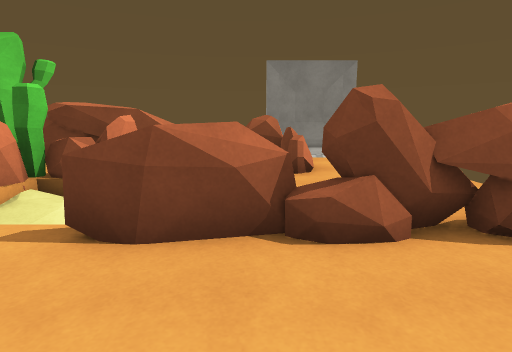
[1] (above)

12 first-person views from a walk through a 3-D level made in the Unity game engine. The camera is 1.2 m above the floor, tilts 10° down and sees 80° across. The floor is counted in squares, 1 m on a side. Each view is taken from the middle of a square. On the plan, view 1 faces up. The plan holds only what a view shows up to about 13 squares ahead; the rest is blank. The place goes on beyond the plan. Some surface patterns are stand-ins.

[2]
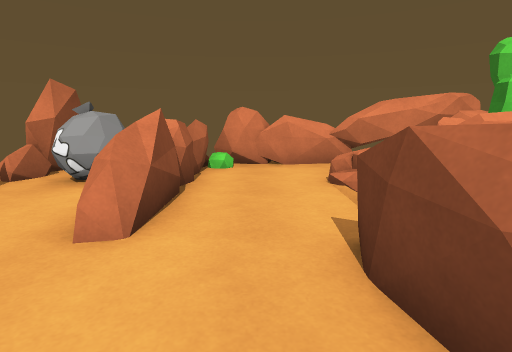

[3]
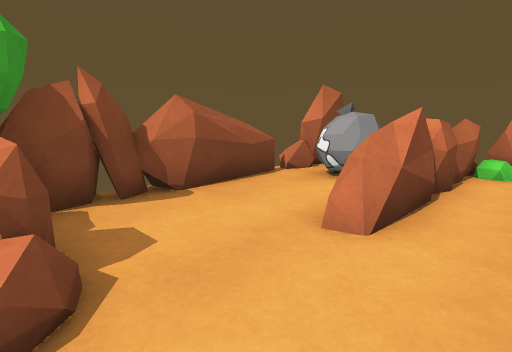

[4]
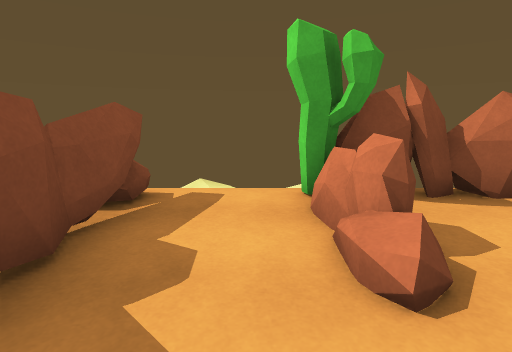

[5]
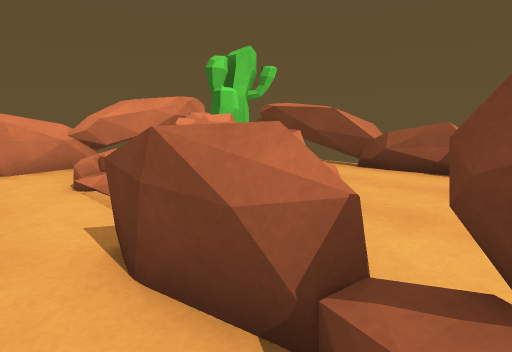

[6]
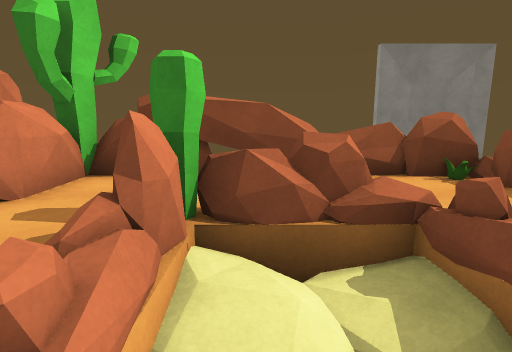

[7]
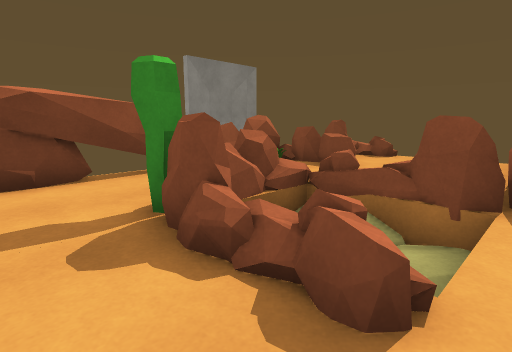

[8]
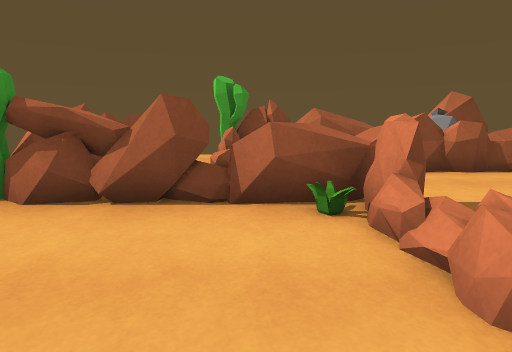

[9]
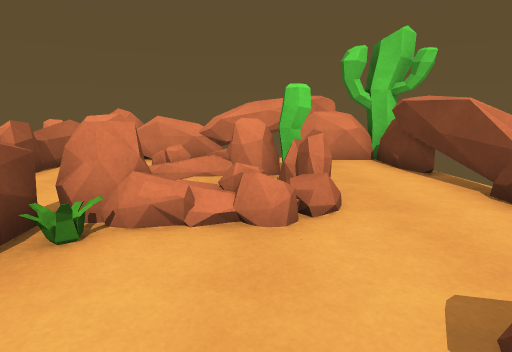

[10]
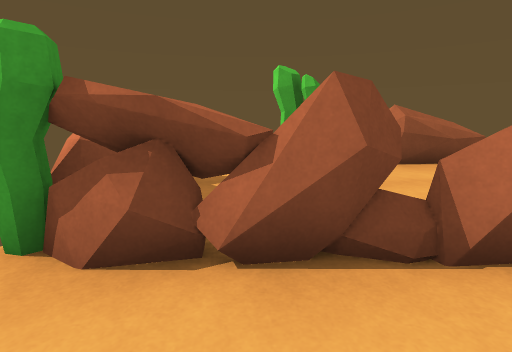

[11]
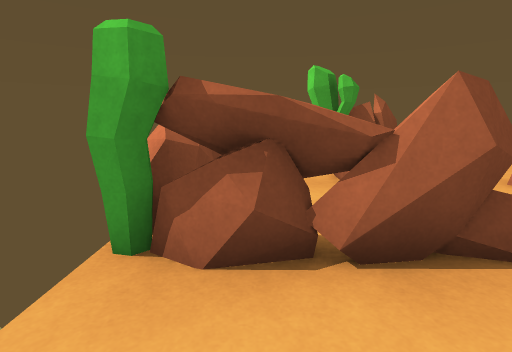

[12]
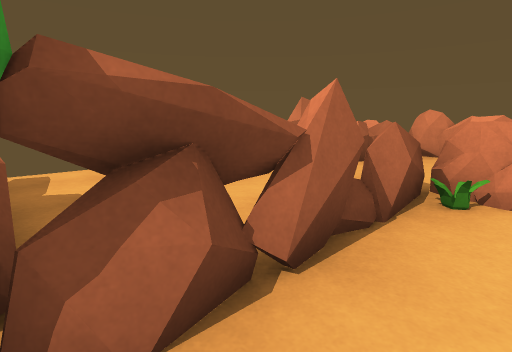

### Floor plan
Key: @ floor where view 1 was taken; # wall or solid block; x gap in a wall; . main floor; : floor 0.25 m higher than the main floor; - floor 0.25 m lower than the main floor; / step, stairs or slope; = window, fence, low wall or low ledge; v drop or lower ground; O other object.
Columns run from 8 left of view 1 to 4 right of it. Each row starts with its distance up from view 1.
 10 ######==##. x
  9 #........=. x
  8 #........=..O
  7 #..O==:..=...
  6 #..#-vv......
  5 #..O  v......
  4 #..v  =/...=.
  3 #.....==####O
  2 #...........#
  1 #=.##=......#
  0 =#=##==.@O..#
 -1 = OO.....=..#
 -2   OO.....#..#
 -3 ###=#####O..
 -4          O

Positions as (right, up) in squares from view 1, and headings:
1: (0, 0), facing up
2: (1, 2), facing left
3: (1, 2), facing down-left
4: (2, 2), facing down
5: (1, 2), facing up-left
6: (-4, 3), facing up
7: (-7, 3), facing up-right
8: (0, 8), facing down
9: (2, 6), facing left
10: (2, 6), facing down
11: (3, 6), facing down
12: (4, 5), facing down-left
